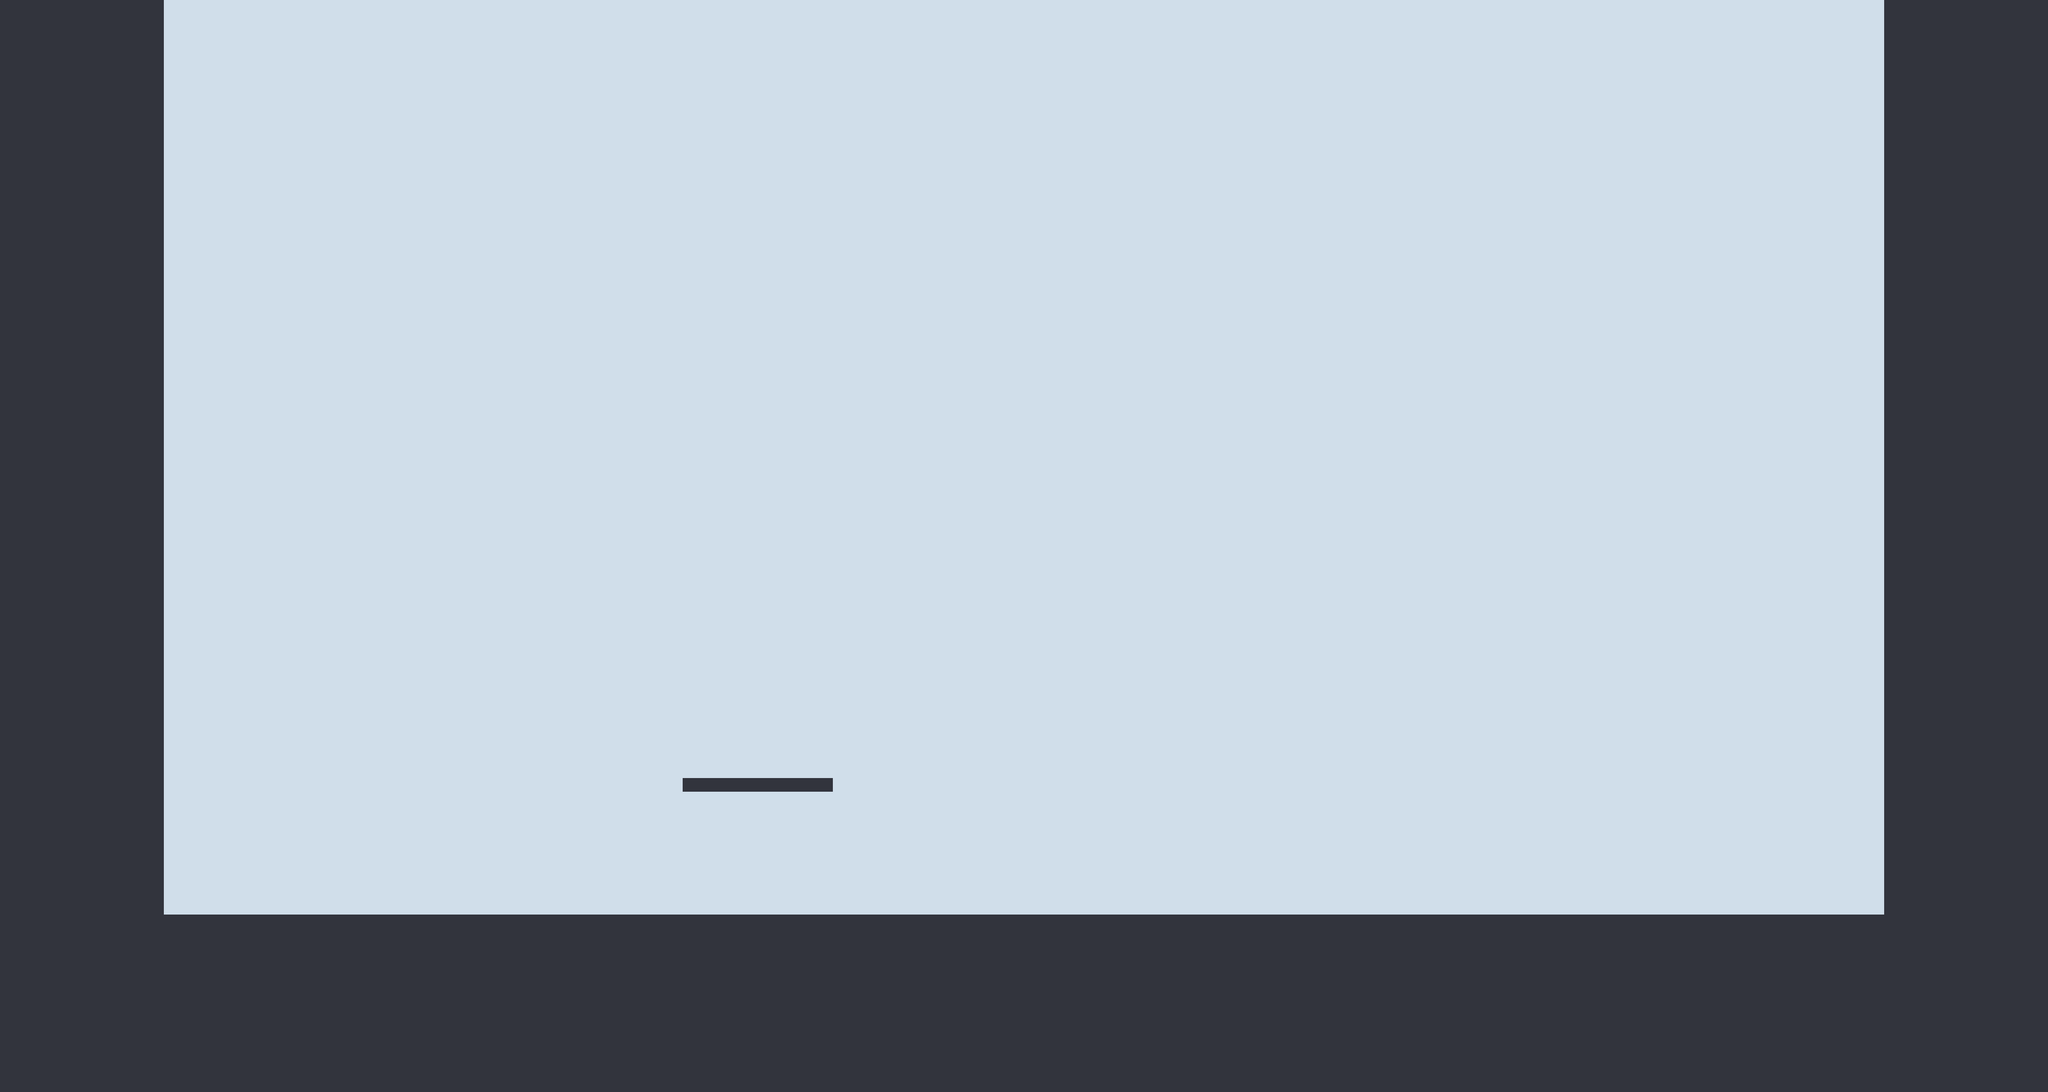

This game map was drawn from its Tiled (.tmx) file and the tilesets committed beside it. A one-line description and the trimmed map source follow:
An orthogonal 150x80 tile map with 30x30 px tiles, 1 tile layer (Tile Layer 1).

<map version="1.0" orientation="orthogonal" renderorder="right-down" width="150" height="80" tilewidth="30" tileheight="30" nextobjectid="1">
 <tileset firstgid="1" name="tileset3" tilewidth="30" tileheight="30" tilecount="54" columns="6">
  <image source="tileset3.png" width="180" height="270" />
  <tile id="0">
   <properties>
    <property name="Impassable" type="bool" value="true" />
   </properties>
  </tile>
  <tile id="6">
   <properties>
    <property name="EntityType" value="Player" />
    <property name="SpawnPoint" value="Player" />
   </properties>
  </tile>
  <tile id="7">
   <properties>
    <property name="OneWayPlat" type="bool" value="true" />
   </properties>
  </tile>
 </tileset>
 <layer name="Tile Layer 1" width="150" height="80">
  <data>[12000 cells, 12000 non-empty, 4 distinct tile ids]</data>
 </layer>
</map>
